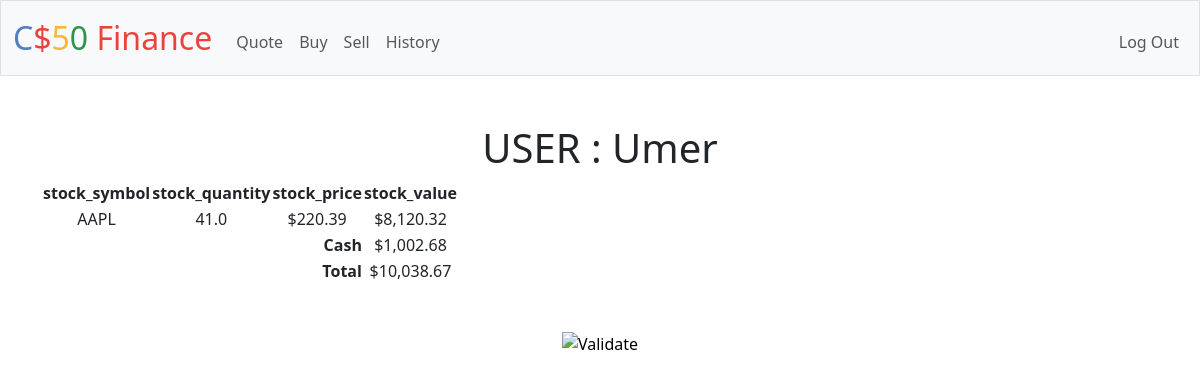
The page / (signed in) on the database its author committed.
### tables this page shows
CREATE TABLE users (id INTEGER PRIMARY KEY AUTOINCREMENT NOT NULL, username TEXT NOT NULL, hash TEXT NOT NULL, cash NUMERIC NOT NULL DEFAULT 10000.00);

CREATE TABLE portfolio ( user_id TEXT, stock_symbol TEXT, stock_price REAL, stock_quantity REAL, stock_value REAL, CONSTRAINT unique_user_stock UNIQUE (user_id, stock_symbol));

### app.py (the view)
@app.route("/")
@login_required
def index():
    Username = (db.execute("SELECT username FROM users WHERE id = ?", session["user_id"]))
    Username = Username[0]['username']
    cash = (db.execute("SELECT cash FROM users WHERE id = ?", session["user_id"]))
    cash = cash[0]['cash']
    stock_value = 0
    portfolio = (db.execute("SELECT * FROM portfolio WHERE user_id = ?", session["user_id"]))
    for stock in portfolio:
        stock_value = stock_value + stock["stock_price"] * stock["stock_quantity"]
    total = cash + stock_value
    return render_template("index.html", Username=Username, portfolio=portfolio, cash=cash, total=total)

### app.py (called while the page is built)
@app.after_request
def after_request(response):
    response.headers["Cache-Control"] = "no-cache, no-store, must-revalidate"
    response.headers["Expires"] = 0
    response.headers["Pragma"] = "no-cache"
    return response

### helpers.py (called while the page is built)
def login_required(f):
    @wraps(f)
    def decorated_function(*args, **kwargs):
        if session.get("user_id") is None:
            return redirect("/login")
        return f(*args, **kwargs)
    return decorated_function

def usd(value):
    return f"${value:,.2f}"

### templates/index.html (shortened to what this page needs)
{% extends "layout.html" %}
{% block main %}
    <h1>
        USER : {{ Username }}
    </h1>
    <table>
        <thead>
            <tr>
                <th> stock_symbol </th>
                <th> stock_quantity </th>
                <th> stock_price </td>
                <th> stock_value </th>
            </tr>
        </thead>
        <tbody>
            {% for row in portfolio %}
            <tr>
                <td> {{ row.stock_symbol }} </td>
                <td> {{ row.stock_quantity }} </td>
                <td> {{ row.stock_price | usd }} </td>
                <td> {{ row.stock_value | usd }} </td>
            </tr>
            {% endfor %}
            <tr>
                <td colspan = '3' align = 'right'><strong>Cash</strong></td>
                <td>  {{ cash | usd }} </td>
            </tr>
            <tr>
                <td colspan = '3' align = 'right'>
                    <strong>Total</strong></td>
                    <td> {{ total | usd }} </td>
            </tr>
        </tbody>
    </table>
{% endblock %}

### rows shown on the page
users: username "Umer", cash "$1,002.68"
portfolio: stock_symbol "AAPL", stock_quantity "41.0", stock_price "$220.39", stock_value "$8,120.32"

### other values the page prints
{{ total | usd }} "$10,038.67"
